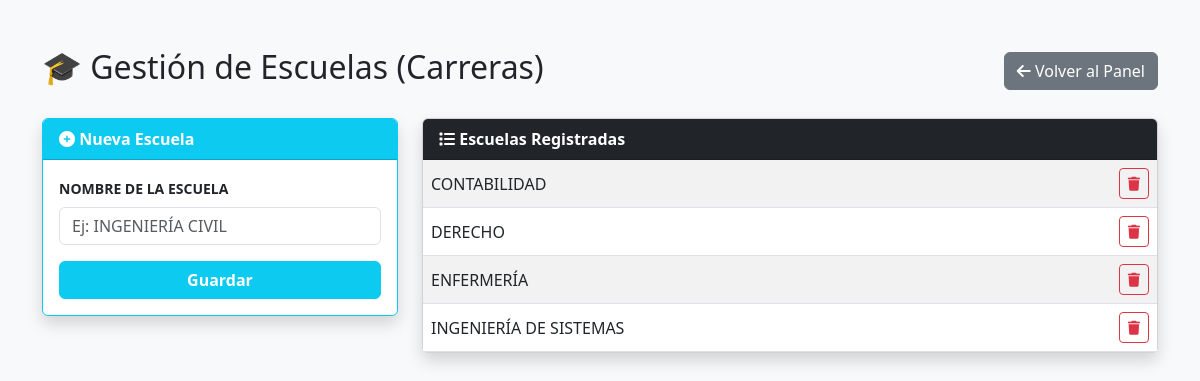
The app's page /admin/escuelas (signed in) with its own data.
### app.py (models this page shows)
class Escuela(db.Model):
    __tablename__ = 'escuelas'
    id = db.Column(db.Integer, primary_key=True)
    nombre = db.Column(db.String(200), unique=True, nullable=False)

### app.py (the view)
@app.route('/admin/escuelas', methods=['GET', 'POST'])
def admin_escuelas():
    if not session.get('admin_logged_in') or not session.get('p_config'): return redirect(url_for('admin'))
    if request.method == 'POST':
        n = request.form['nombre'].strip().upper()
        if not Escuela.query.filter_by(nombre=n).first():
            db.session.add(Escuela(nombre=n))
            db.session.commit()
    return render_template('admin_escuelas.html', escuelas=Escuela.query.order_by(Escuela.nombre).all())

### templates/admin_escuelas.html (shortened to what this page needs)
<!DOCTYPE html>
<html lang="es">
<head>
    <link href="https://cdn.jsdelivr.net/npm/bootstrap@5.3.0/dist/css/bootstrap.min.css" rel="stylesheet">
    <link rel="stylesheet" href="https://cdnjs.cloudflare.com/ajax/libs/font-awesome/6.0.0/css/all.min.css">
</head>
<body class="bg-light">
<div class="container py-5">
    <div class="d-flex justify-content-between align-items-center mb-4">
        <h2>🎓 Gestión de Escuelas (Carreras)</h2>
        <a href="/admin" class="btn btn-secondary">
            <i class="fas fa-arrow-left"></i> Volver al Panel
        </a>
    </div>
    <div class="row">
        <div class="col-md-4 mb-4">
            <div class="card shadow border-info">
                <div class="card-header bg-info text-white fw-bold">
                    <i class="fas fa-plus-circle"></i> Nueva Escuela
                </div>
                <div class="card-body">
                    <form method="POST">
                        <div class="mb-3">
                            <label class="form-label fw-bold small">NOMBRE DE LA ESCUELA</label>
                            <input type="text" name="nombre" class="form-control" required placeholder="Ej: INGENIERÍA CIVIL" oninput="this.value = this.value.toUpperCase()">
                        </div>
                        <button class="btn btn-info w-100 fw-bold text-white">Guardar</button>
                    </form>
                </div>
            </div>
        </div>
        <div class="col-md-8">
            <div class="card shadow">
                <div class="card-header bg-dark text-white fw-bold">
                    <i class="fas fa-list"></i> Escuelas Registradas
                </div>
                <div class="card-body p-0">
                    <table class="table table-striped mb-0">
                        <tbody>
                            {% for e in escuelas %}
                            <tr>
                                <td class="align-middle">{{ e.nombre }}</td>
                                <td class="text-end">
                                    <a href="{{ url_for('admin_eliminar_escuela', id=e.id) }}"
                                       class="btn btn-outline-danger btn-sm"
                                       onclick="return confirm('¿Borrar esta escuela?')">
                                        <i class="fas fa-trash"></i>
                                    </a>
                                </td>
                            </tr>
                            {% endfor %}
                        </tbody>
                    </table>
                </div>
            </div>
        </div>
    </div>
</div>
</body>
</html>

### records on screen
Escuela: nombre "CONTABILIDAD"
Escuela: nombre "DERECHO"
Escuela: nombre "ENFERMERÍA"
Escuela: nombre "INGENIERÍA DE SISTEMAS"
